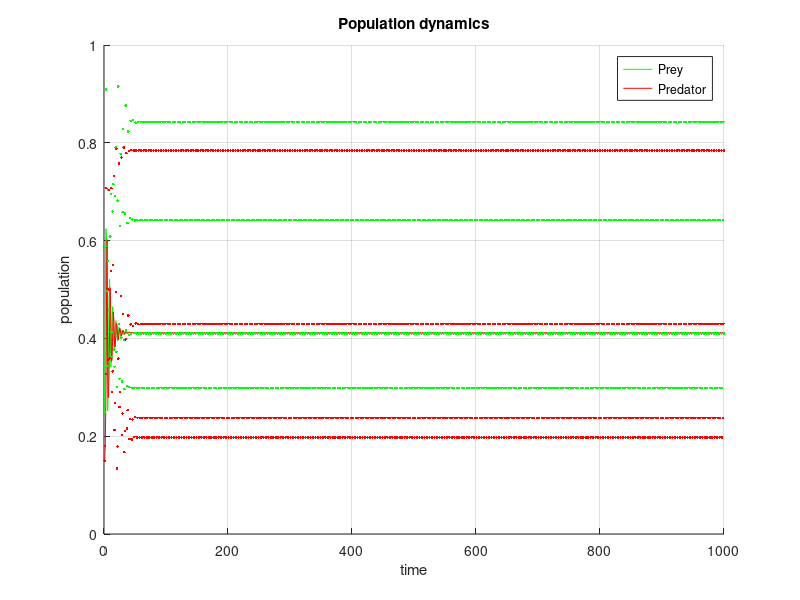
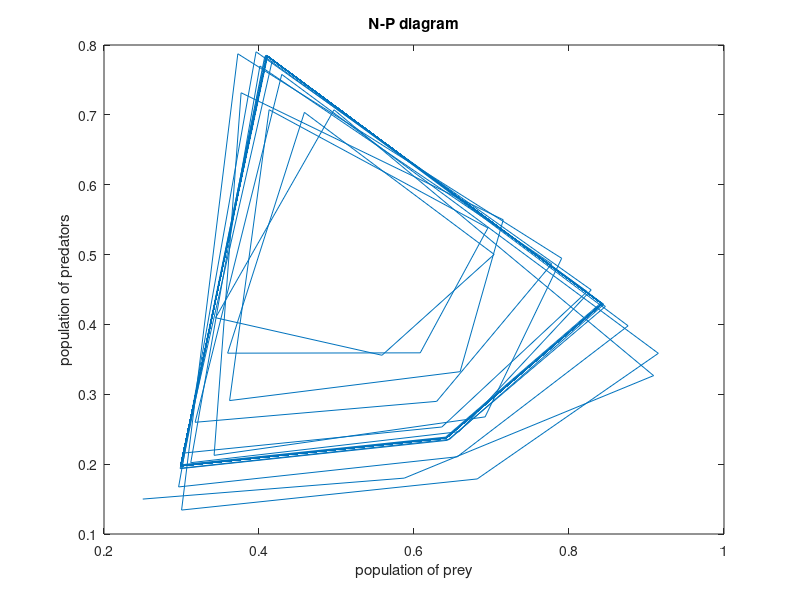

Recreate these plots in MATLAB, in order. (Note: this script raises an error after producing the figures.)
%% 
clc,clear all,clf
%%%%%%%%%%%%%%%%%% task 1 b
%   Parameters   %
%%%%%%%%%%%%%%%%%%
K=10^3;
r=0.1;
b=1;
N0=[1 2 3 10];
tMax=100;
%%%%%%%%%%%%%%%%%%
% Initialization %
%%%%%%%%%%%%%%%%%%
N=zeros(1,tMax);
%%%%%%%%%%%%%%%%%%
%      Main      %
%%%%%%%%%%%%%%%%%%

%%%%%%%%%%%%%%%%%%
%   Eigenvalues  %
%%%%%%%%%%%%%%%%%%
lambda1=1-r*b/(r+1);
lambda2=r+1;
NSS=100;
N(1:4,1)=N0;
N2(1:4,1)=N0;
for t=2:tMax
  for i=1:size(N0,2)
    N(i,t)=((r+1)*N(i,t-1))/(1+(N(i,t-1)/K)^b);
    N2(i,t)=N0(i)*(lambda2)^t; %eigenvalue times population
  end
end

hold on
plot(log(1:tMax),log(N(1:4,1:tMax)))
plot(log(1:tMax),log(N2(1:4,1:tMax)),'k')


xlabel('time')
ylabel('Population')
title('Change of population over time')
legend('N0=1','N0=2','N0=3','N0=10')

%% 
clc,clear all,clf
%%%%%%%%%%%%%%%%%% task 1 c
%   Parameters   %
%%%%%%%%%%%%%%%%%%
K=10^3;
r=0.1;
b=1;
N0=[1 2 3 10];
tMax=100;
%%%%%%%%%%%%%%%%%%
% Initialization %
%%%%%%%%%%%%%%%%%%
N=zeros(1,tMax);
%%%%%%%%%%%%%%%%%%
%      Main      %
%%%%%%%%%%%%%%%%%%

%%%%%%%%%%%%%%%%%%
%   Eigenvalues  %
%%%%%%%%%%%%%%%%%%
lambda1=1-r*b/(r+1);
lambda2=r+1;
NSS=100;
N(1:4,1)=N0+NSS;
N2(1:4,1)=N0+NSS;
for t=2:tMax
  for i=1:size(N0,2)
    N(i,t)=((r+1)*N(i,t-1))/(1+(N(i,t-1)/K)^b);
    N2(i,t)=N0(i)*(lambda1)^t+NSS; %eigenvalue times population
  end
end

hold on
plot(log(1:tMax),log(N(1:4,1:tMax)))
plot(log(1:tMax),log(N2(1:4,1:tMax)),'k')


xlabel('time')
ylabel('Population')
title('Change of population over time')
legend('N0=1','N0=2','N0=3','N0=10')
%% task 2 a.) cannibalism

clc, clear all,clf
alpha=0.01;
eta0=900;
plotMatrix=[];
Rplot=[];
for R=1:0.1:30
  eta(1)=eta0;
  for t=1:300
    eta(t+1)=eta(t)*R*exp(-alpha*eta(t));
    RR(t)=R;
  end
  Rplot=[Rplot RR(201:300)];
  plotMatrix=[plotMatrix eta(201:300)];
end
%j=1;
%RR=0;
%for i=1:300
%  RR=RR+0.1;
%  for t=1:100
%    j=1+j;
%    Rplot(j)=RR;
%  end
%end
sz = 25;
c = linspace(1,30,length(Rplot));
scatter(Rplot,plotMatrix,sz,c,'filled')
xlabel('R')
ylabel('\eta')
title('Bifurcation Diagram')
%% task 2 b.) cannibalism

clc, clear all ,clf
alpha=0.01;
eta0=900;
plotMatrix=[];
R=[5 9 13];
eta(1,1)=eta0;
eta(2,1)=eta0;
eta(3,1)=eta0;
for i=1:3
  for t=1:300
    eta(i,t+1)=eta(i,t)*R(i)*exp(-alpha*eta(i,t));
  end
end
hold on

plot(1:301,eta(1:3,1:301),'.')
legend('R=5','R=9','R=13')
xlabel('t')
ylabel('\eta')
title('Population dynamics for different R')
%% task 3 a (just for fun)
clc, clear all, clf
%%%%%%%%%%%%%%%%%%
%   parameters   %
%%%%%%%%%%%%%%%%%%
%r=1;
%a=1;
aMax=40;
rMax=40;
nSteps=100;
%%%%%%%%%%%%%%%%%%
%      Main      %
%%%%%%%%%%%%%%%%%%
polynomialFunction=zeros(nSteps,nSteps);
lambda=-1;
for i=1:nSteps
  a=aMax/nSteps*i;
  for j=1:nSteps
    r=rMax/nSteps*j;
    N=r/(r+a);
    P=r/(r+a);
    polynomialFunction(i,j)=(1+r-2*r*N-a*P-lambda)*(1+a*N-2*a*P-lambda)+a*P*a*N;
  end
end
r=linspace(rMax/nSteps,rMax,nSteps);
a=linspace(aMax/nSteps,aMax,nSteps);

hold on
surf(a,r,polynomialFunction)
surf(a,r,zeros(nSteps,nSteps))
xlabel('a')
ylabel('r')
zlabel('P(lambda=1)')
%% Task 3 b 
clc,clear all, clf
%%%%%%%%%%%%%%%%%%%%%%
%     Parameters     %
%%%%%%%%%%%%%%%%%%%%%%
N0=0.25;
P0=0.15;
r=1.4;
a=2;
nTimeSteps=10^3;
%%%%%%%%%%%%%%%%%%%%%%
%       Main         %
%%%%%%%%%%%%%%%%%%%%%%

N=zeros(nTimeSteps,1);
P=zeros(nTimeSteps,1);
N(1)=N0;
P(1)=P0;

for t=2:nTimeSteps
  N(t)=N(t-1)+r*N(t-1)*(1-N(t-1))-a*N(t-1)*P(t-1);
  P(t)=P(t-1)+a*P(t-1)*(N(t-1)-P(t-1));
end
figure(1)
hold on
plot(1:nTimeSteps,N(:),'g')
plot(1:nTimeSteps,P(:),'r')
grid on
legend('Prey','Predator')
xlabel('time')
ylabel('population')
title('Population dynamics')

figure(2)
plot(N,P)
xlabel('population of prey')
ylabel('population of predators')
title('N-P diagram')
%% Task 3 b second part
clc,clear all, clf
%%%%%%%%%%%%%%%%%%%%%%
%     Parameters     %
%%%%%%%%%%%%%%%%%%%%%%
N0=0.25;
P0=0.15;
r=2.2;
a=2;
nTimeSteps=10^3;
%%%%%%%%%%%%%%%%%%%%%%
%       Main         %
%%%%%%%%%%%%%%%%%%%%%%

N=zeros(nTimeSteps,1);
P=zeros(nTimeSteps,1);
N(1)=N0;
P(1)=P0;

for t=2:nTimeSteps
  N(t)=N(t-1)+r*N(t-1)*(1-N(t-1))-a*N(t-1)*P(t-1);
  P(t)=P(t-1)+a*P(t-1)*(N(t-1)-P(t-1));
end
figure(1)
hold on

plot(1:nTimeSteps,N(:),'g.')
plot(1:nTimeSteps,P(:),'r.')

grid on
legend('Prey','Predator')
xlabel('time')
ylabel('population')
title('Population dynamics')

figure(2)
plot(N,P)
xlabel('population of prey')
ylabel('population of predators')
title('N-P diagram')
%% 3b stability check for r
clc, clear all
a=2;
lambda=1;
syms r
vpasolve(((1+r-2*r*(r/(r+a))-a*(r/(r+a))...
  )*(1+a*(r/(r+a))-2*a*(r/(r+a))...
  )+a*(r/(r+a))*a*(r/(r+a)))==1 , r)

%ans=2:)










